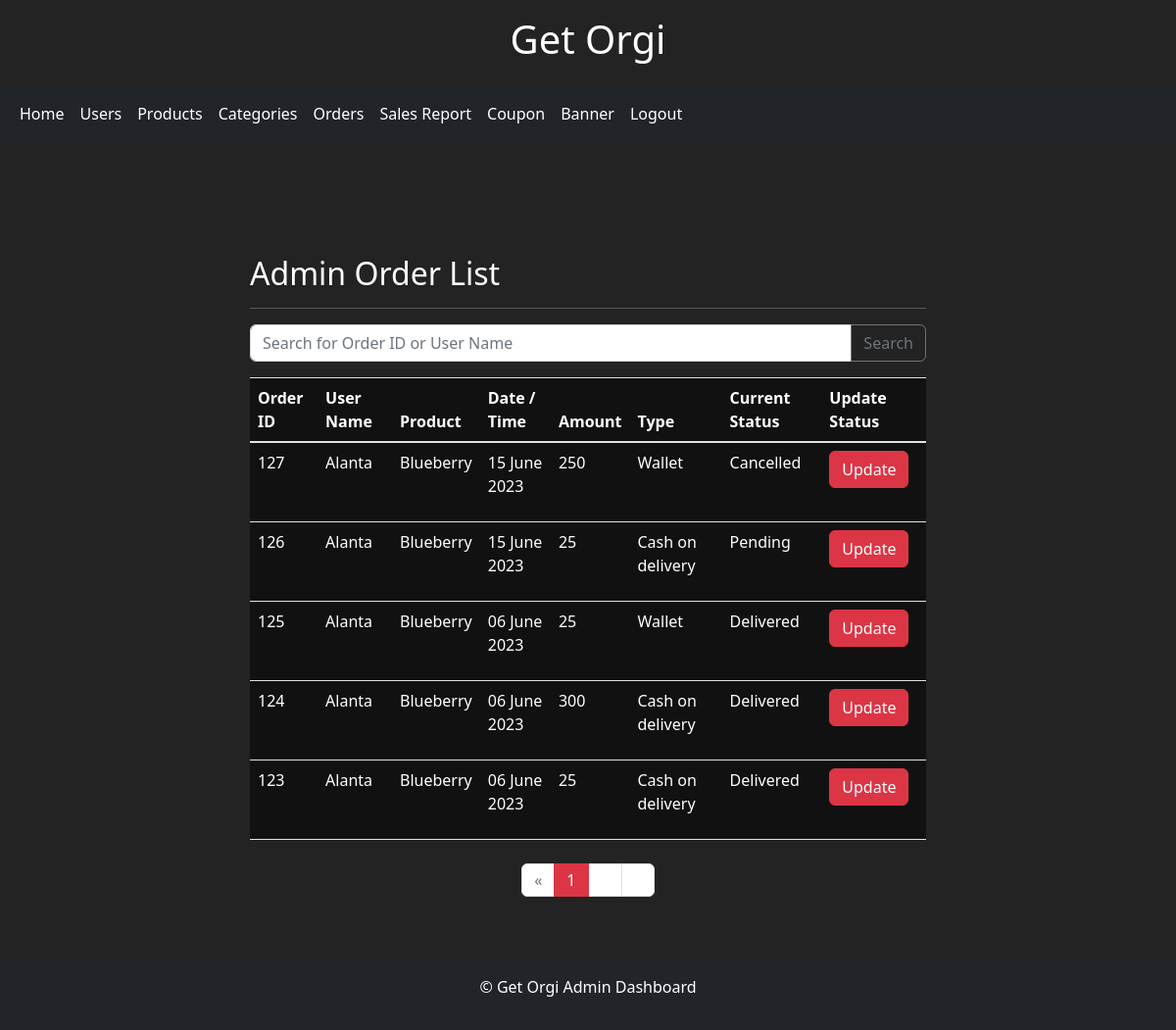
Screenshot of /adminorderlist/ (signed in) with the database file from the repository.
### shopping/models.py (models this page shows, shortened)
class Order(models.Model):
    user = models.ForeignKey(UserDetail, on_delete=models.CASCADE)
    address = models.ForeignKey(Address, on_delete=models.CASCADE)
    product = models.ForeignKey(Product, on_delete=models.CASCADE)
    amount = models.IntegerField(default=0)
    ordered_date = models.DateTimeField(auto_now_add=True)
    ordertype = models.CharField(max_length=50, choices=TYPE_CHOICES, default='Cash on delivery')
    status = models.CharField(max_length=50, choices=STATUS_CHOICES, default='Pending')
    variant=models.CharField(max_length=50, null=True)
    quantity = models.PositiveIntegerField(default=1)

class UserDetail(models.Model):
    uname=models.CharField(unique=True, max_length=50)
    uemail=models.CharField(max_length=50)
    phone=models.CharField(max_length=50, null=True)
    upassword=models.CharField(max_length=50)
    uactive=models.BooleanField(default=True)
    uimage = models.ImageField(upload_to='imagestore/', null=True, blank=True)
    uotp=models.IntegerField(null=True)

class Product(models.Model):
    name = models.CharField(max_length=50)
    description = models.TextField(max_length=200, default='')
    stock = models.PositiveIntegerField(default=1)
    category = models.ForeignKey(Category, on_delete=models.CASCADE,  null=True)
    normalprice = models.IntegerField(default=0)
    listed = models.BooleanField(default=True)
    offer_percentage = models.IntegerField(default=0,null=True)
    def __str__(self):
        return self.name

### shopping/views.py (the view)
# urls.py: path('adminorderlist/', views.adminorderlist, name='adminorderlist'),
def adminorderlist(request):
    if 'adusername' in request.session:
        if 'search' in request.GET:
            search=request.GET['search']
            member=Order.objects.filter(Q(user__uname__icontains=search)|Q(id__icontains=search)).order_by('-id')
        else:
            member = Order.objects.all().order_by('-id')
        paginator = Paginator(member, 5)
        page_number = request.GET.get('page')
        page_obj = paginator.get_page(page_number)
        return render(request,'adminorderlist.html', {'page_obj': page_obj})
    else:
        return redirect('admin_login')

### templates/adminorderlist.html (shortened to what this page needs)
{% extends 'admin_dash.html' %}
{% block content %}
<link rel="stylesheet" href="https://cdn.jsdelivr.net/npm/bootstrap@5.2.3/dist/css/bootstrap.min.css">
<div class="mx-auto col-sm-12 col-md-10 col-lg-8">
    <div class="container mt-5">
        <h2>Admin Order List</h2>
        <hr>
        <form method="get">
            <div class="input-group mb-3">
                <input type="text" class="form-control" placeholder="Search for Order ID or User Name" name="search">
                <div class="input-group-append">
                    <button class="btn btn-outline-secondary" type="submit">Search</button>
                </div>
            </div>
        </form>
        <table class="table ">
            <thead>
                <tr>
                    <th>Order ID</th>
                    <th>User Name</th>
                    <th>Product</th>
                    <th>Date / Time</th>
                    <th>Amount</th>
                    <th>Type</th>
                    <th>Current Status</th>
                    <th>Update Status</th>
                </tr>
            </thead>
            <tbody>
                {% for order in page_obj %}
                <tr>
                    <td>{{ order.id }}</td>
                    <td>{{ order.user.uname }}</td>
                    <td>{{ order.product }}</td>
                    <td><p>{{ order.ordered_date|date:"d F Y" }}</p></td>
                    <td>{{ order.amount }}</td>
                    <td>{{ order.ordertype }}</td>
                    <td>{{ order.status }}</td>
                    <td>
                        <a href="{% url 'updateorder' id=order.id %}" class="btn btn-primary">Update</a>
                    </td>
                </tr>
                {% endfor %}
            </tbody>
        </table>
        <div class="d-flex justify-content-center mt-4">
            <nav aria-label="Page navigation">
                <ul class="pagination">
                    {% if page_obj.has_previous %}
                    <li class="page-item"><a class="page-link" href="?page={{ page_obj.previous_page_number }}">&laquo;</a></li>
                    {% else %}
                    <li class="page-item disabled"><a class="page-link" href="#">&laquo;</a></li>
                    {% endif %}
                    {% for num in page_obj.paginator.page_range %}
                    {% if page_obj.number == num %}
                    <li class="page-item active"><a class="page-link" href="#">{{ num }}</a></li>
                    {% else %}
                    <li class="page-item"><a class="page-link" href="?page={{ num }}">{{ num }}</a></li>
                    {% endif %}
                    {% endfor %}
                    {% if page_obj.has_next %}
                    <li class="page-item"><a class="page-link" href="?page={{ page_obj.next_page_number }}">&raquo;</a></li>
                    {% else %}
                    <li class="page-item disabled"><a class="page-link" href="#">&raquo;</a></li>
                    {% endif %}
                </ul>
            </nav>
        </div>
    </div>
</div>
{% endblock %}

### templates/admin_dash.html (style rules this page uses)
body { background-color: #f8f9fa; }

### templates/adminorderlist.html (style rules this page uses)
body { background-color: #232323; color: #fff; }
h2, h3, p { color: #fff !important; }
.table { background-color: #111; color: #fff; }
.table thead th { color: #fff; }
.btn-primary { background-color: #dc3545; border-color: #dc3545; }
.page-item .page-link { color: #fff; }
.page-item.active .page-link { background-color: #dc3545; border-color: #dc3545; }

### rows the page displays
Order: id "127", user.uname "Alanta", product "Blueberry", ordered_date "15 June 2023", amount "250", ordertype "Wallet", status "Cancelled"
Order: id "126", user.uname "Alanta", product "Blueberry", ordered_date "15 June 2023", amount "25", ordertype "Cash on delivery", status "Pending"
Order: id "125", user.uname "Alanta", product "Blueberry", ordered_date "06 June 2023", amount "25", ordertype "Wallet", status "Delivered"
Order: id "124", user.uname "Alanta", product "Blueberry", ordered_date "06 June 2023", amount "300", ordertype "Cash on delivery", status "Delivered"
Order: id "123", user.uname "Alanta", product "Blueberry", ordered_date "06 June 2023", amount "25", ordertype "Cash on delivery", status "Delivered"

### other values shown
{{ num }} "1"
